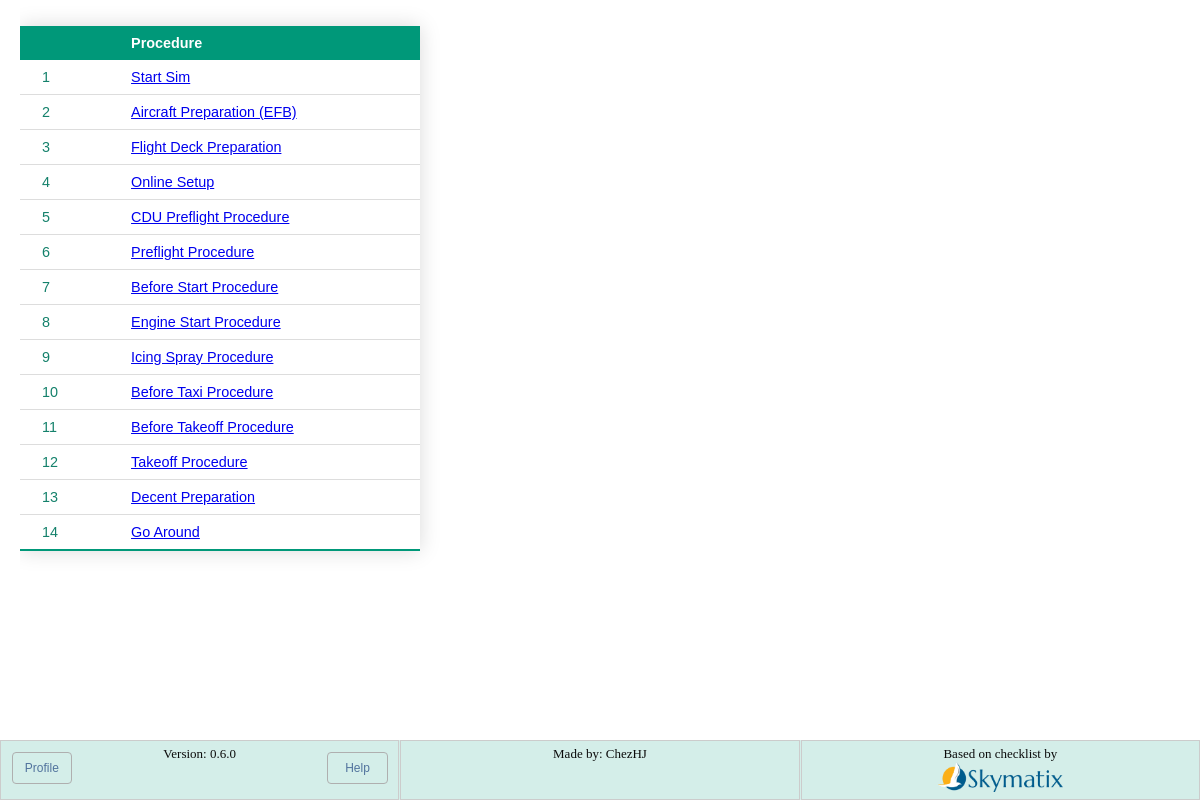
Page /procedures/ on the committed database.
### checklist/models.py (models this page shows, shortened)
class Procedure(models.Model):
    title = models.CharField(max_length=40)
    step = models.PositiveIntegerField()
    slug = models.SlugField(unique=True)
    def get_absolute_url(self):
        return reverse("checklist:detail", kwargs={"slug": self.slug})

### checklist/views.py (the view)
# urls.py: path("procedures/", views.IndexView.as_view(), name="index"),
class IndexView(generic.ListView):
    template_name = "checklist/index.html"
    context_object_name = "procedure_list"
    def get_queryset(self):
        return Procedure.objects.order_by("step")

### checklist/templatetags/environment_tags.py (called while the page is built)
@register.filter
def setting(key):
    return getattr(conf_settings, key, None)

### checklist/templates/checklist/index.html (shortened to what this page needs)
{% extends 'checklist/base.html' %}
{% block content %}
{% if procedure_list %}
<table id="Table1" class="styled-table">
    <thead>
        <tr>
            <th>&nbsp;</th>
            <th>Procedure</th>
        </tr>
    </thead>
    <tbody>
        {% for proc in procedure_list %}
            <tr><td>{{ forloop.counter }}</td><td><a href="{{ proc.get_absolute_url }} "</a>{{ proc.title }}</td></tr>
    {% endfor %}
    </tbody>
</table>
{% else %}
    <p>No items are available.</p>
{% endif %}
{% endblock %}

### checklist/static/checklist/style.css (style rules this page uses)
.styled-table { border-collapse: collapse; margin: 25px 0; font-size: 0.9em; font-family: sans-serif; min-width: 400px; color: #14816b; box-shadow: 0 0 20px rgba(0, 0, 0, 0.15); }
.styled-table thead tr { background-color: #009879; color: #ffffff; text-align: left; }
.styled-table th, .styled-table td { padding: 9px 22px; }
.styled-table tbody tr { border-bottom: 1px solid #dddddd; }
.styled-table tbody tr:last-of-type { border-bottom: 2px solid #009879; }
.body { height: 100%; width: 100%; margin: 0; overflow: auto; }

### rows in the picture
Procedure: title "Start Sim"
Procedure: title "Aircraft Preparation (EFB)"
Procedure: title "Flight Deck Preparation"
Procedure: title "Online Setup"
Procedure: title "CDU Preflight Procedure"
Procedure: title "Preflight Procedure"
Procedure: title "Before Start Procedure"
Procedure: title "Engine Start Procedure"
Procedure: title "Icing Spray Procedure"
Procedure: title "Before Taxi Procedure"
Procedure: title "Before Takeoff Procedure"
Procedure: title "Takeoff Procedure"
Procedure: title "Decent Preparation"
Procedure: title "Go Around"

### other values in the picture
{{ 'VERSION'|setting }} "0.6.0"
